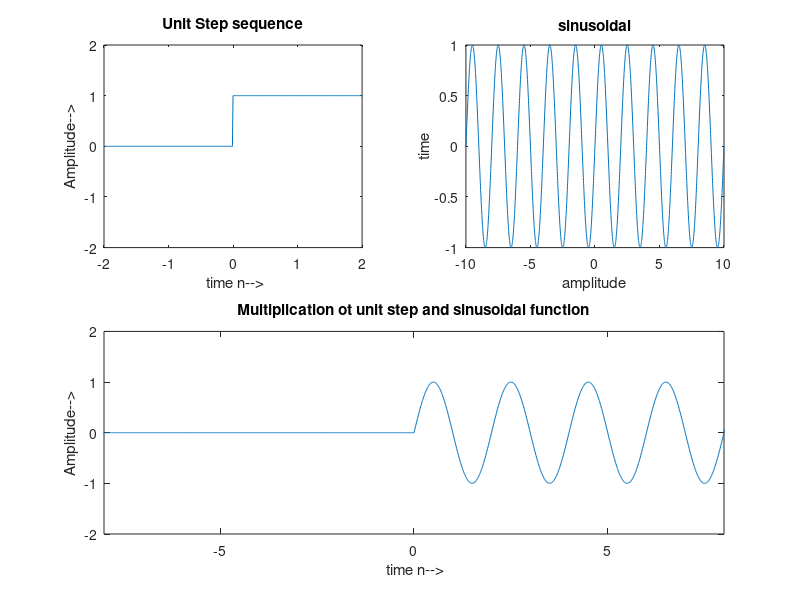

This figure's MATLAB source:
clear all;
clc;
t=-10:.01:10;

for i=1:length(t)
    if t(i)<0
        y(i)=0;
    else if t(i)>=0
         y(i) = 1;
        end
    end
end

subplot(2,2,1);
plot(t,y);
axis([-2 2 -2 2]);
xlabel(' time n-->');
ylabel('Amplitude-->');
title('Unit Step sequence');



s=sin(pi*t);
subplot(2,2,2);
plot(t,s);
xlabel('amplitude');
ylabel('time');
title('sinusoidal');


for i=1:length(t)
    mul(i) = y(i) * s(i);
end



subplot(2,2,3:4);
plot(t,mul);
axis([-8 8 -2 2]);
xlabel(' time n-->');
ylabel('Amplitude-->');
title('Multiplication ot unit step and sinusoidal function');
